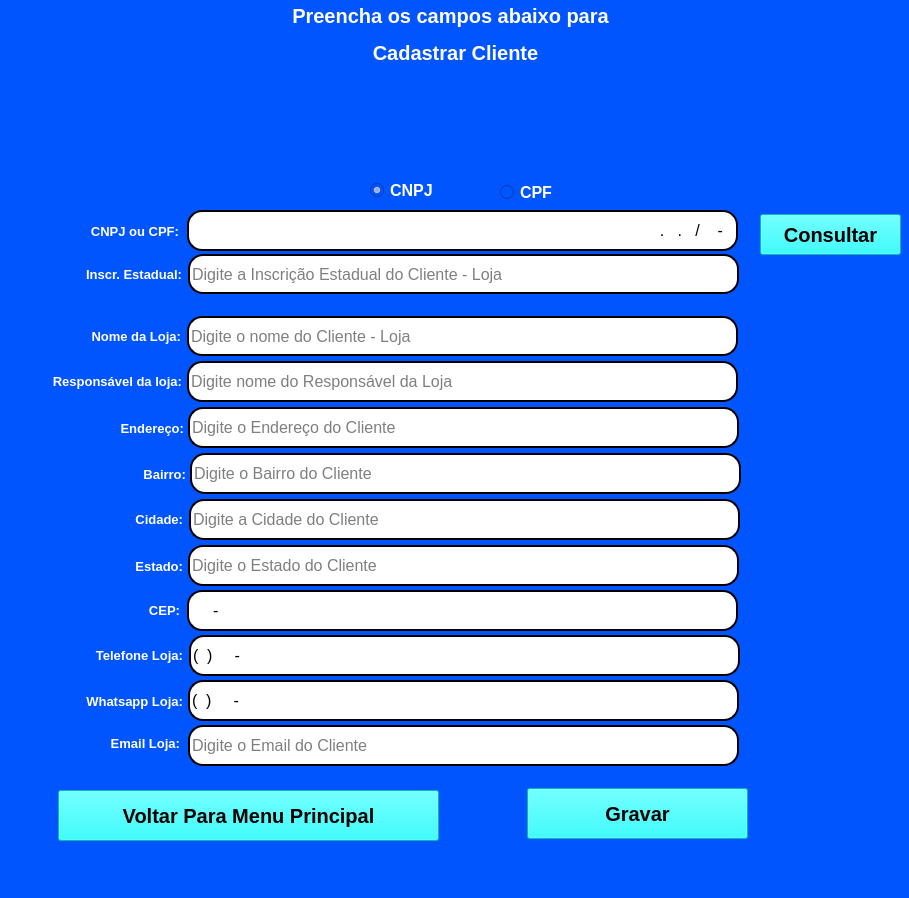
<?xml version="1.0" encoding="UTF-8"?>
<ui version="4.0">
 <class>Tela_Cadastro_cliente_os</class>
 <widget class="QMainWindow" name="Tela_Cadastro_cliente_os">
  <property name="geometry">
   <rect>
    <x>0</x>
    <y>0</y>
    <width>909</width>
    <height>898</height>
   </rect>
  </property>
  <property name="sizePolicy">
   <sizepolicy hsizetype="Preferred" vsizetype="Preferred">
    <horstretch>0</horstretch>
    <verstretch>0</verstretch>
   </sizepolicy>
  </property>
  <property name="mouseTracking">
   <bool>true</bool>
  </property>
  <property name="tabletTracking">
   <bool>true</bool>
  </property>
  <property name="contextMenuPolicy">
   <enum>Qt::NoContextMenu</enum>
  </property>
  <property name="windowTitle">
   <string>Tela de Cadastro de Clientes</string>
  </property>
  <property name="styleSheet">
   <string notr="true">background-color: rgb(0, 85, 255);</string>
  </property>
  <property name="animated">
   <bool>false</bool>
  </property>
  <property name="dockOptions">
   <set>QMainWindow::AllowNestedDocks|QMainWindow::AllowTabbedDocks</set>
  </property>
  <property name="unifiedTitleAndToolBarOnMac">
   <bool>true</bool>
  </property>
  <widget class="QWidget" name="centralwidget">
   <widget class="QLabel" name="label">
    <property name="geometry">
     <rect>
      <x>0</x>
      <y>0</y>
      <width>901</width>
      <height>31</height>
     </rect>
    </property>
    <property name="font">
     <font>
      <pointsize>15</pointsize>
      <weight>75</weight>
      <bold>true</bold>
     </font>
    </property>
    <property name="styleSheet">
     <string notr="true">color: rgb(255, 255, 255);</string>
    </property>
    <property name="text">
     <string>Preencha os campos abaixo para</string>
    </property>
    <property name="alignment">
     <set>Qt::AlignCenter</set>
    </property>
   </widget>
   <widget class="QLineEdit" name="lineEdit">
    <property name="geometry">
     <rect>
      <x>187</x>
      <y>316</y>
      <width>551</width>
      <height>40</height>
     </rect>
    </property>
    <property name="font">
     <font>
      <pointsize>12</pointsize>
     </font>
    </property>
    <property name="contextMenuPolicy">
     <enum>Qt::PreventContextMenu</enum>
    </property>
    <property name="styleSheet">
     <string notr="true">background-color:rgb(255,255,255);
border-radius:15px;
border-style:outset;
border-width:2px;</string>
    </property>
    <property name="inputMethodHints">
     <set>Qt::ImhHiddenText</set>
    </property>
    <property name="inputMask">
     <string/>
    </property>
    <property name="text">
     <string/>
    </property>
    <property name="placeholderText">
     <string>Digite o nome do Cliente - Loja</string>
    </property>
    <property name="clearButtonEnabled">
     <bool>false</bool>
    </property>
   </widget>
   <widget class="QLineEdit" name="lineEdit_2">
    <property name="geometry">
     <rect>
      <x>187</x>
      <y>210</y>
      <width>551</width>
      <height>41</height>
     </rect>
    </property>
    <property name="font">
     <font>
      <pointsize>12</pointsize>
     </font>
    </property>
    <property name="contextMenuPolicy">
     <enum>Qt::PreventContextMenu</enum>
    </property>
    <property name="autoFillBackground">
     <bool>false</bool>
    </property>
    <property name="styleSheet">
     <string notr="true">background-color:rgb(255,255,255);
border-radius:15px;
border-style:outset;
border-width:2px;</string>
    </property>
    <property name="inputMethodHints">
     <set>Qt::ImhNone</set>
    </property>
    <property name="inputMask">
     <string>NN.NNN.NNN/NNNN-NN</string>
    </property>
    <property name="text">
     <string>../-</string>
    </property>
    <property name="alignment">
     <set>Qt::AlignRight|Qt::AlignTrailing|Qt::AlignVCenter</set>
    </property>
    <property name="placeholderText">
     <string>Digite o Número do Documento</string>
    </property>
    <property name="cursorMoveStyle">
     <enum>Qt::LogicalMoveStyle</enum>
    </property>
    <property name="clearButtonEnabled">
     <bool>false</bool>
    </property>
   </widget>
   <widget class="QPushButton" name="pb_cadastrar">
    <property name="geometry">
     <rect>
      <x>527</x>
      <y>788</y>
      <width>221</width>
      <height>51</height>
     </rect>
    </property>
    <property name="font">
     <font>
      <pointsize>15</pointsize>
      <weight>75</weight>
      <bold>true</bold>
     </font>
    </property>
    <property name="styleSheet">
     <string notr="true">background-color: rgb(0, 255, 255);</string>
    </property>
    <property name="text">
     <string>Gravar</string>
    </property>
   </widget>
   <widget class="QLineEdit" name="lineEdit_1">
    <property name="geometry">
     <rect>
      <x>187</x>
      <y>361</y>
      <width>551</width>
      <height>41</height>
     </rect>
    </property>
    <property name="font">
     <font>
      <pointsize>12</pointsize>
     </font>
    </property>
    <property name="contextMenuPolicy">
     <enum>Qt::PreventContextMenu</enum>
    </property>
    <property name="layoutDirection">
     <enum>Qt::RightToLeft</enum>
    </property>
    <property name="styleSheet">
     <string notr="true">background-color:rgb(255,255,255);
border-radius:15px;
border-style:outset;
border-width:2px;</string>
    </property>
    <property name="locale">
     <locale language="Portuguese" country="Brazil"/>
    </property>
    <property name="inputMethodHints">
     <set>Qt::ImhHiddenText</set>
    </property>
    <property name="text">
     <string/>
    </property>
    <property name="placeholderText">
     <string>Digite nome do Responsável da Loja</string>
    </property>
    <property name="clearButtonEnabled">
     <bool>false</bool>
    </property>
   </widget>
   <widget class="QPushButton" name="pb_cadastrar_2">
    <property name="geometry">
     <rect>
      <x>58</x>
      <y>790</y>
      <width>381</width>
      <height>51</height>
     </rect>
    </property>
    <property name="font">
     <font>
      <pointsize>15</pointsize>
      <weight>75</weight>
      <bold>true</bold>
     </font>
    </property>
    <property name="styleSheet">
     <string notr="true">background-color: rgb(0, 255, 255);</string>
    </property>
    <property name="text">
     <string>Voltar Para Menu Principal</string>
    </property>
   </widget>
   <widget class="QRadioButton" name="rb_cnpj">
    <property name="geometry">
     <rect>
      <x>370</x>
      <y>180</y>
      <width>95</width>
      <height>20</height>
     </rect>
    </property>
    <property name="font">
     <font>
      <pointsize>12</pointsize>
      <weight>75</weight>
      <bold>true</bold>
     </font>
    </property>
    <property name="styleSheet">
     <string notr="true">color: rgb(255, 255, 255);</string>
    </property>
    <property name="text">
     <string>CNPJ</string>
    </property>
    <property name="checked">
     <bool>true</bool>
    </property>
   </widget>
   <widget class="QRadioButton" name="rb_cpf">
    <property name="geometry">
     <rect>
      <x>500</x>
      <y>182</y>
      <width>95</width>
      <height>20</height>
     </rect>
    </property>
    <property name="font">
     <font>
      <pointsize>12</pointsize>
      <weight>75</weight>
      <bold>true</bold>
     </font>
    </property>
    <property name="styleSheet">
     <string notr="true">color: rgb(255, 255, 255);</string>
    </property>
    <property name="text">
     <string>CPF</string>
    </property>
   </widget>
   <widget class="QLabel" name="label_2">
    <property name="geometry">
     <rect>
      <x>10</x>
      <y>37</y>
      <width>891</width>
      <height>31</height>
     </rect>
    </property>
    <property name="font">
     <font>
      <pointsize>15</pointsize>
      <weight>75</weight>
      <bold>true</bold>
     </font>
    </property>
    <property name="styleSheet">
     <string notr="true">color: rgb(255, 255, 255);</string>
    </property>
    <property name="text">
     <string>Cadastrar Cliente</string>
    </property>
    <property name="alignment">
     <set>Qt::AlignCenter</set>
    </property>
   </widget>
   <widget class="QLineEdit" name="lineEdit_3">
    <property name="geometry">
     <rect>
      <x>188</x>
      <y>407</y>
      <width>551</width>
      <height>41</height>
     </rect>
    </property>
    <property name="font">
     <font>
      <pointsize>12</pointsize>
     </font>
    </property>
    <property name="contextMenuPolicy">
     <enum>Qt::PreventContextMenu</enum>
    </property>
    <property name="layoutDirection">
     <enum>Qt::RightToLeft</enum>
    </property>
    <property name="styleSheet">
     <string notr="true">background-color:rgb(255,255,255);
border-radius:15px;
border-style:outset;
border-width:2px;</string>
    </property>
    <property name="locale">
     <locale language="Portuguese" country="Brazil"/>
    </property>
    <property name="inputMethodHints">
     <set>Qt::ImhHiddenText</set>
    </property>
    <property name="text">
     <string/>
    </property>
    <property name="placeholderText">
     <string>Digite o Endereço do Cliente</string>
    </property>
    <property name="clearButtonEnabled">
     <bool>false</bool>
    </property>
   </widget>
   <widget class="QLineEdit" name="lineEdit_4">
    <property name="geometry">
     <rect>
      <x>189</x>
      <y>499</y>
      <width>551</width>
      <height>41</height>
     </rect>
    </property>
    <property name="font">
     <font>
      <pointsize>12</pointsize>
     </font>
    </property>
    <property name="contextMenuPolicy">
     <enum>Qt::PreventContextMenu</enum>
    </property>
    <property name="layoutDirection">
     <enum>Qt::RightToLeft</enum>
    </property>
    <property name="styleSheet">
     <string notr="true">background-color:rgb(255,255,255);
border-radius:15px;
border-style:outset;
border-width:2px;</string>
    </property>
    <property name="locale">
     <locale language="Portuguese" country="Brazil"/>
    </property>
    <property name="inputMethodHints">
     <set>Qt::ImhHiddenText</set>
    </property>
    <property name="text">
     <string/>
    </property>
    <property name="placeholderText">
     <string>Digite a Cidade do Cliente</string>
    </property>
    <property name="clearButtonEnabled">
     <bool>false</bool>
    </property>
   </widget>
   <widget class="QLineEdit" name="lineEdit_5">
    <property name="geometry">
     <rect>
      <x>188</x>
      <y>545</y>
      <width>551</width>
      <height>41</height>
     </rect>
    </property>
    <property name="font">
     <font>
      <pointsize>12</pointsize>
     </font>
    </property>
    <property name="contextMenuPolicy">
     <enum>Qt::PreventContextMenu</enum>
    </property>
    <property name="layoutDirection">
     <enum>Qt::RightToLeft</enum>
    </property>
    <property name="styleSheet">
     <string notr="true">background-color:rgb(255,255,255);
border-radius:15px;
border-style:outset;
border-width:2px;</string>
    </property>
    <property name="locale">
     <locale language="Portuguese" country="Brazil"/>
    </property>
    <property name="inputMethodHints">
     <set>Qt::ImhHiddenText</set>
    </property>
    <property name="text">
     <string/>
    </property>
    <property name="placeholderText">
     <string>Digite o Estado do Cliente</string>
    </property>
    <property name="clearButtonEnabled">
     <bool>false</bool>
    </property>
   </widget>
   <widget class="QLineEdit" name="lineEdit_6">
    <property name="geometry">
     <rect>
      <x>187</x>
      <y>590</y>
      <width>551</width>
      <height>41</height>
     </rect>
    </property>
    <property name="font">
     <font>
      <pointsize>12</pointsize>
     </font>
    </property>
    <property name="contextMenuPolicy">
     <enum>Qt::PreventContextMenu</enum>
    </property>
    <property name="layoutDirection">
     <enum>Qt::RightToLeft</enum>
    </property>
    <property name="styleSheet">
     <string notr="true">background-color:rgb(255,255,255);
border-radius:15px;
border-style:outset;
border-width:2px;</string>
    </property>
    <property name="locale">
     <locale language="Portuguese" country="Brazil"/>
    </property>
    <property name="inputMethodHints">
     <set>Qt::ImhHiddenText</set>
    </property>
    <property name="inputMask">
     <string>NNNNN-NNN</string>
    </property>
    <property name="text">
     <string>-</string>
    </property>
    <property name="placeholderText">
     <string>Digite o Cep do Cliente</string>
    </property>
    <property name="clearButtonEnabled">
     <bool>false</bool>
    </property>
   </widget>
   <widget class="QLabel" name="label_3">
    <property name="geometry">
     <rect>
      <x>10</x>
      <y>80</y>
      <width>881</width>
      <height>41</height>
     </rect>
    </property>
    <property name="font">
     <font>
      <pointsize>17</pointsize>
      <weight>75</weight>
      <bold>true</bold>
     </font>
    </property>
    <property name="styleSheet">
     <string notr="true">color: rgb(255, 255, 255);</string>
    </property>
    <property name="text">
     <string/>
    </property>
    <property name="alignment">
     <set>Qt::AlignCenter</set>
    </property>
   </widget>
   <widget class="QLabel" name="label_4">
    <property name="geometry">
     <rect>
      <x>10</x>
      <y>120</y>
      <width>881</width>
      <height>41</height>
     </rect>
    </property>
    <property name="font">
     <font>
      <pointsize>14</pointsize>
      <weight>75</weight>
      <bold>true</bold>
     </font>
    </property>
    <property name="styleSheet">
     <string notr="true">color: rgb(255, 255, 255);</string>
    </property>
    <property name="text">
     <string/>
    </property>
    <property name="alignment">
     <set>Qt::AlignCenter</set>
    </property>
   </widget>
   <widget class="QLabel" name="label_5">
    <property name="geometry">
     <rect>
      <x>-19</x>
      <y>321</y>
      <width>200</width>
      <height>31</height>
     </rect>
    </property>
    <property name="font">
     <font>
      <pointsize>10</pointsize>
      <weight>75</weight>
      <bold>true</bold>
     </font>
    </property>
    <property name="styleSheet">
     <string notr="true">color: rgb(255, 255, 255);</string>
    </property>
    <property name="text">
     <string>Nome da Loja:</string>
    </property>
    <property name="alignment">
     <set>Qt::AlignRight|Qt::AlignTrailing|Qt::AlignVCenter</set>
    </property>
   </widget>
   <widget class="QLabel" name="label_6">
    <property name="geometry">
     <rect>
      <x>-18</x>
      <y>366</y>
      <width>200</width>
      <height>31</height>
     </rect>
    </property>
    <property name="font">
     <font>
      <pointsize>10</pointsize>
      <weight>75</weight>
      <bold>true</bold>
     </font>
    </property>
    <property name="styleSheet">
     <string notr="true">color: rgb(255, 255, 255);</string>
    </property>
    <property name="text">
     <string>Responsável da loja:</string>
    </property>
    <property name="alignment">
     <set>Qt::AlignRight|Qt::AlignTrailing|Qt::AlignVCenter</set>
    </property>
   </widget>
   <widget class="QLabel" name="label_7">
    <property name="geometry">
     <rect>
      <x>-21</x>
      <y>216</y>
      <width>200</width>
      <height>31</height>
     </rect>
    </property>
    <property name="font">
     <font>
      <pointsize>10</pointsize>
      <weight>75</weight>
      <bold>true</bold>
     </font>
    </property>
    <property name="styleSheet">
     <string notr="true">color: rgb(255, 255, 255);</string>
    </property>
    <property name="text">
     <string>CNPJ ou CPF:</string>
    </property>
    <property name="alignment">
     <set>Qt::AlignRight|Qt::AlignTrailing|Qt::AlignVCenter</set>
    </property>
   </widget>
   <widget class="QLabel" name="label_8">
    <property name="geometry">
     <rect>
      <x>-16</x>
      <y>413</y>
      <width>200</width>
      <height>31</height>
     </rect>
    </property>
    <property name="font">
     <font>
      <pointsize>10</pointsize>
      <weight>75</weight>
      <bold>true</bold>
     </font>
    </property>
    <property name="styleSheet">
     <string notr="true">color: rgb(255, 255, 255);</string>
    </property>
    <property name="text">
     <string>Endereço:</string>
    </property>
    <property name="alignment">
     <set>Qt::AlignRight|Qt::AlignTrailing|Qt::AlignVCenter</set>
    </property>
   </widget>
   <widget class="QLabel" name="label_9">
    <property name="geometry">
     <rect>
      <x>-17</x>
      <y>504</y>
      <width>200</width>
      <height>30</height>
     </rect>
    </property>
    <property name="font">
     <font>
      <pointsize>10</pointsize>
      <weight>75</weight>
      <bold>true</bold>
     </font>
    </property>
    <property name="styleSheet">
     <string notr="true">color: rgb(255, 255, 255);</string>
    </property>
    <property name="text">
     <string>Cidade:</string>
    </property>
    <property name="alignment">
     <set>Qt::AlignRight|Qt::AlignTrailing|Qt::AlignVCenter</set>
    </property>
   </widget>
   <widget class="QLabel" name="label_10">
    <property name="geometry">
     <rect>
      <x>-7</x>
      <y>551</y>
      <width>190</width>
      <height>31</height>
     </rect>
    </property>
    <property name="font">
     <font>
      <pointsize>10</pointsize>
      <weight>75</weight>
      <bold>true</bold>
     </font>
    </property>
    <property name="styleSheet">
     <string notr="true">color: rgb(255, 255, 255);</string>
    </property>
    <property name="text">
     <string>Estado:</string>
    </property>
    <property name="alignment">
     <set>Qt::AlignRight|Qt::AlignTrailing|Qt::AlignVCenter</set>
    </property>
   </widget>
   <widget class="QLabel" name="label_11">
    <property name="geometry">
     <rect>
      <x>-20</x>
      <y>595</y>
      <width>200</width>
      <height>31</height>
     </rect>
    </property>
    <property name="font">
     <font>
      <pointsize>10</pointsize>
      <weight>75</weight>
      <bold>true</bold>
     </font>
    </property>
    <property name="styleSheet">
     <string notr="true">color: rgb(255, 255, 255);</string>
    </property>
    <property name="text">
     <string>CEP:</string>
    </property>
    <property name="alignment">
     <set>Qt::AlignRight|Qt::AlignTrailing|Qt::AlignVCenter</set>
    </property>
   </widget>
   <widget class="QLineEdit" name="lineEdit_7">
    <property name="geometry">
     <rect>
      <x>188</x>
      <y>680</y>
      <width>551</width>
      <height>41</height>
     </rect>
    </property>
    <property name="font">
     <font>
      <pointsize>12</pointsize>
     </font>
    </property>
    <property name="contextMenuPolicy">
     <enum>Qt::PreventContextMenu</enum>
    </property>
    <property name="layoutDirection">
     <enum>Qt::RightToLeft</enum>
    </property>
    <property name="styleSheet">
     <string notr="true">background-color:rgb(255,255,255);
border-radius:15px;
border-style:outset;
border-width:2px;</string>
    </property>
    <property name="locale">
     <locale language="Portuguese" country="Brazil"/>
    </property>
    <property name="inputMethodHints">
     <set>Qt::ImhHiddenText</set>
    </property>
    <property name="inputMask">
     <string>\(NN\)NNNNN-NNNN</string>
    </property>
    <property name="text">
     <string>()-</string>
    </property>
    <property name="placeholderText">
     <string>Digite o Email do Cliente</string>
    </property>
    <property name="clearButtonEnabled">
     <bool>false</bool>
    </property>
   </widget>
   <widget class="QLabel" name="label_12">
    <property name="geometry">
     <rect>
      <x>-17</x>
      <y>640</y>
      <width>200</width>
      <height>30</height>
     </rect>
    </property>
    <property name="font">
     <font>
      <pointsize>10</pointsize>
      <weight>75</weight>
      <bold>true</bold>
     </font>
    </property>
    <property name="styleSheet">
     <string notr="true">color: rgb(255, 255, 255);</string>
    </property>
    <property name="text">
     <string>Telefone Loja:</string>
    </property>
    <property name="alignment">
     <set>Qt::AlignRight|Qt::AlignTrailing|Qt::AlignVCenter</set>
    </property>
   </widget>
   <widget class="QLineEdit" name="lineEdit_8">
    <property name="geometry">
     <rect>
      <x>189</x>
      <y>635</y>
      <width>551</width>
      <height>41</height>
     </rect>
    </property>
    <property name="font">
     <font>
      <pointsize>12</pointsize>
     </font>
    </property>
    <property name="contextMenuPolicy">
     <enum>Qt::PreventContextMenu</enum>
    </property>
    <property name="layoutDirection">
     <enum>Qt::RightToLeft</enum>
    </property>
    <property name="styleSheet">
     <string notr="true">background-color:rgb(255,255,255);
border-radius:15px;
border-style:outset;
border-width:2px;</string>
    </property>
    <property name="locale">
     <locale language="Portuguese" country="Brazil"/>
    </property>
    <property name="inputMethodHints">
     <set>Qt::ImhHiddenText</set>
    </property>
    <property name="inputMask">
     <string>\(NN\)NNNNN-NNNN</string>
    </property>
    <property name="text">
     <string>()-</string>
    </property>
    <property name="placeholderText">
     <string>Digite o Email do Cliente</string>
    </property>
    <property name="clearButtonEnabled">
     <bool>false</bool>
    </property>
   </widget>
   <widget class="QLabel" name="label_13">
    <property name="geometry">
     <rect>
      <x>-20</x>
      <y>728</y>
      <width>200</width>
      <height>31</height>
     </rect>
    </property>
    <property name="font">
     <font>
      <pointsize>10</pointsize>
      <weight>75</weight>
      <bold>true</bold>
     </font>
    </property>
    <property name="styleSheet">
     <string notr="true">color: rgb(255, 255, 255);</string>
    </property>
    <property name="text">
     <string>Email Loja:</string>
    </property>
    <property name="alignment">
     <set>Qt::AlignRight|Qt::AlignTrailing|Qt::AlignVCenter</set>
    </property>
   </widget>
   <widget class="QLabel" name="label_14">
    <property name="geometry">
     <rect>
      <x>-7</x>
      <y>686</y>
      <width>190</width>
      <height>31</height>
     </rect>
    </property>
    <property name="font">
     <font>
      <pointsize>10</pointsize>
      <weight>75</weight>
      <bold>true</bold>
     </font>
    </property>
    <property name="styleSheet">
     <string notr="true">color: rgb(255, 255, 255);</string>
    </property>
    <property name="text">
     <string>Whatsapp Loja:</string>
    </property>
    <property name="alignment">
     <set>Qt::AlignRight|Qt::AlignTrailing|Qt::AlignVCenter</set>
    </property>
   </widget>
   <widget class="QLineEdit" name="lineEdit_9">
    <property name="geometry">
     <rect>
      <x>188</x>
      <y>725</y>
      <width>551</width>
      <height>41</height>
     </rect>
    </property>
    <property name="font">
     <font>
      <pointsize>12</pointsize>
     </font>
    </property>
    <property name="contextMenuPolicy">
     <enum>Qt::PreventContextMenu</enum>
    </property>
    <property name="layoutDirection">
     <enum>Qt::RightToLeft</enum>
    </property>
    <property name="styleSheet">
     <string notr="true">background-color:rgb(255,255,255);
border-radius:15px;
border-style:outset;
border-width:2px;</string>
    </property>
    <property name="locale">
     <locale language="Portuguese" country="Brazil"/>
    </property>
    <property name="inputMethodHints">
     <set>Qt::ImhHiddenText</set>
    </property>
    <property name="inputMask">
     <string/>
    </property>
    <property name="text">
     <string/>
    </property>
    <property name="placeholderText">
     <string>Digite o Email do Cliente</string>
    </property>
    <property name="clearButtonEnabled">
     <bool>false</bool>
    </property>
   </widget>
   <widget class="QPushButton" name="pb_consulta">
    <property name="geometry">
     <rect>
      <x>760</x>
      <y>214</y>
      <width>141</width>
      <height>41</height>
     </rect>
    </property>
    <property name="font">
     <font>
      <pointsize>15</pointsize>
      <weight>75</weight>
      <bold>true</bold>
     </font>
    </property>
    <property name="styleSheet">
     <string notr="true">background-color: rgb(0, 255, 255);</string>
    </property>
    <property name="text">
     <string>Consultar</string>
    </property>
   </widget>
   <widget class="QLabel" name="label_15">
    <property name="geometry">
     <rect>
      <x>-14</x>
      <y>459</y>
      <width>200</width>
      <height>31</height>
     </rect>
    </property>
    <property name="font">
     <font>
      <pointsize>10</pointsize>
      <weight>75</weight>
      <bold>true</bold>
     </font>
    </property>
    <property name="styleSheet">
     <string notr="true">color: rgb(255, 255, 255);</string>
    </property>
    <property name="text">
     <string>Bairro:</string>
    </property>
    <property name="alignment">
     <set>Qt::AlignRight|Qt::AlignTrailing|Qt::AlignVCenter</set>
    </property>
   </widget>
   <widget class="QLineEdit" name="lineEdit_10">
    <property name="geometry">
     <rect>
      <x>190</x>
      <y>453</y>
      <width>551</width>
      <height>41</height>
     </rect>
    </property>
    <property name="font">
     <font>
      <pointsize>12</pointsize>
     </font>
    </property>
    <property name="contextMenuPolicy">
     <enum>Qt::PreventContextMenu</enum>
    </property>
    <property name="layoutDirection">
     <enum>Qt::RightToLeft</enum>
    </property>
    <property name="styleSheet">
     <string notr="true">background-color:rgb(255,255,255);
border-radius:15px;
border-style:outset;
border-width:2px;</string>
    </property>
    <property name="locale">
     <locale language="Portuguese" country="Brazil"/>
    </property>
    <property name="inputMethodHints">
     <set>Qt::ImhHiddenText</set>
    </property>
    <property name="text">
     <string/>
    </property>
    <property name="placeholderText">
     <string>Digite o Bairro do Cliente</string>
    </property>
    <property name="clearButtonEnabled">
     <bool>false</bool>
    </property>
   </widget>
   <widget class="QLabel" name="label_16">
    <property name="geometry">
     <rect>
      <x>-18</x>
      <y>259</y>
      <width>200</width>
      <height>31</height>
     </rect>
    </property>
    <property name="font">
     <font>
      <pointsize>10</pointsize>
      <weight>75</weight>
      <bold>true</bold>
     </font>
    </property>
    <property name="styleSheet">
     <string notr="true">color: rgb(255, 255, 255);</string>
    </property>
    <property name="text">
     <string>Inscr. Estadual:</string>
    </property>
    <property name="alignment">
     <set>Qt::AlignRight|Qt::AlignTrailing|Qt::AlignVCenter</set>
    </property>
   </widget>
   <widget class="QLineEdit" name="lineEdit_11">
    <property name="geometry">
     <rect>
      <x>188</x>
      <y>254</y>
      <width>551</width>
      <height>40</height>
     </rect>
    </property>
    <property name="font">
     <font>
      <pointsize>12</pointsize>
     </font>
    </property>
    <property name="contextMenuPolicy">
     <enum>Qt::PreventContextMenu</enum>
    </property>
    <property name="styleSheet">
     <string notr="true">background-color:rgb(255,255,255);
border-radius:15px;
border-style:outset;
border-width:2px;</string>
    </property>
    <property name="inputMethodHints">
     <set>Qt::ImhHiddenText</set>
    </property>
    <property name="inputMask">
     <string/>
    </property>
    <property name="text">
     <string/>
    </property>
    <property name="placeholderText">
     <string>Digite a Inscrição Estadual do Cliente - Loja</string>
    </property>
    <property name="clearButtonEnabled">
     <bool>false</bool>
    </property>
   </widget>
  </widget>
  <widget class="QMenuBar" name="menubar">
   <property name="geometry">
    <rect>
     <x>0</x>
     <y>0</y>
     <width>909</width>
     <height>26</height>
    </rect>
   </property>
  </widget>
  <widget class="QStatusBar" name="statusBar"/>
 </widget>
 <tabstops>
  <tabstop>lineEdit_2</tabstop>
  <tabstop>lineEdit_11</tabstop>
  <tabstop>lineEdit</tabstop>
  <tabstop>lineEdit_1</tabstop>
  <tabstop>lineEdit_3</tabstop>
  <tabstop>lineEdit_10</tabstop>
  <tabstop>lineEdit_4</tabstop>
  <tabstop>lineEdit_5</tabstop>
  <tabstop>lineEdit_6</tabstop>
  <tabstop>lineEdit_8</tabstop>
  <tabstop>lineEdit_7</tabstop>
  <tabstop>lineEdit_9</tabstop>
  <tabstop>rb_cpf</tabstop>
  <tabstop>pb_consulta</tabstop>
  <tabstop>rb_cnpj</tabstop>
  <tabstop>pb_cadastrar</tabstop>
  <tabstop>pb_cadastrar_2</tabstop>
 </tabstops>
 <resources/>
 <connections/>
</ui>
